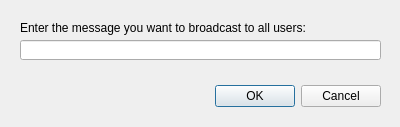
<?xml version="1.0" encoding="UTF-8"?>
<ui version="4.0">
 <class>DialogBroadcast</class>
 <widget class="QDialog" name="DialogBroadcast">
  <property name="geometry">
   <rect>
    <x>0</x>
    <y>0</y>
    <width>400</width>
    <height>127</height>
   </rect>
  </property>
  <property name="sizePolicy">
   <sizepolicy hsizetype="Fixed" vsizetype="Fixed">
    <horstretch>0</horstretch>
    <verstretch>0</verstretch>
   </sizepolicy>
  </property>
  <property name="minimumSize">
   <size>
    <width>400</width>
    <height>127</height>
   </size>
  </property>
  <property name="maximumSize">
   <size>
    <width>400</width>
    <height>127</height>
   </size>
  </property>
  <property name="windowTitle">
   <string>Broadcast to all users</string>
  </property>
  <widget class="QDialogButtonBox" name="buttonBox">
   <property name="geometry">
    <rect>
     <x>40</x>
     <y>80</y>
     <width>341</width>
     <height>32</height>
    </rect>
   </property>
   <property name="orientation">
    <enum>Qt::Horizontal</enum>
   </property>
   <property name="standardButtons">
    <set>QDialogButtonBox::Cancel|QDialogButtonBox::Ok</set>
   </property>
  </widget>
  <widget class="QLineEdit" name="lineEdit">
   <property name="geometry">
    <rect>
     <x>20</x>
     <y>40</y>
     <width>361</width>
     <height>20</height>
    </rect>
   </property>
  </widget>
  <widget class="QLabel" name="label">
   <property name="geometry">
    <rect>
     <x>20</x>
     <y>20</y>
     <width>341</width>
     <height>16</height>
    </rect>
   </property>
   <property name="text">
    <string>Enter the message you want to broadcast to all users:</string>
   </property>
  </widget>
 </widget>
 <resources/>
 <connections>
  <connection>
   <sender>buttonBox</sender>
   <signal>accepted()</signal>
   <receiver>DialogBroadcast</receiver>
   <slot>accept()</slot>
   <hints>
    <hint type="sourcelabel">
     <x>248</x>
     <y>254</y>
    </hint>
    <hint type="destinationlabel">
     <x>157</x>
     <y>274</y>
    </hint>
   </hints>
  </connection>
  <connection>
   <sender>buttonBox</sender>
   <signal>rejected()</signal>
   <receiver>DialogBroadcast</receiver>
   <slot>reject()</slot>
   <hints>
    <hint type="sourcelabel">
     <x>316</x>
     <y>260</y>
    </hint>
    <hint type="destinationlabel">
     <x>286</x>
     <y>274</y>
    </hint>
   </hints>
  </connection>
 </connections>
</ui>
